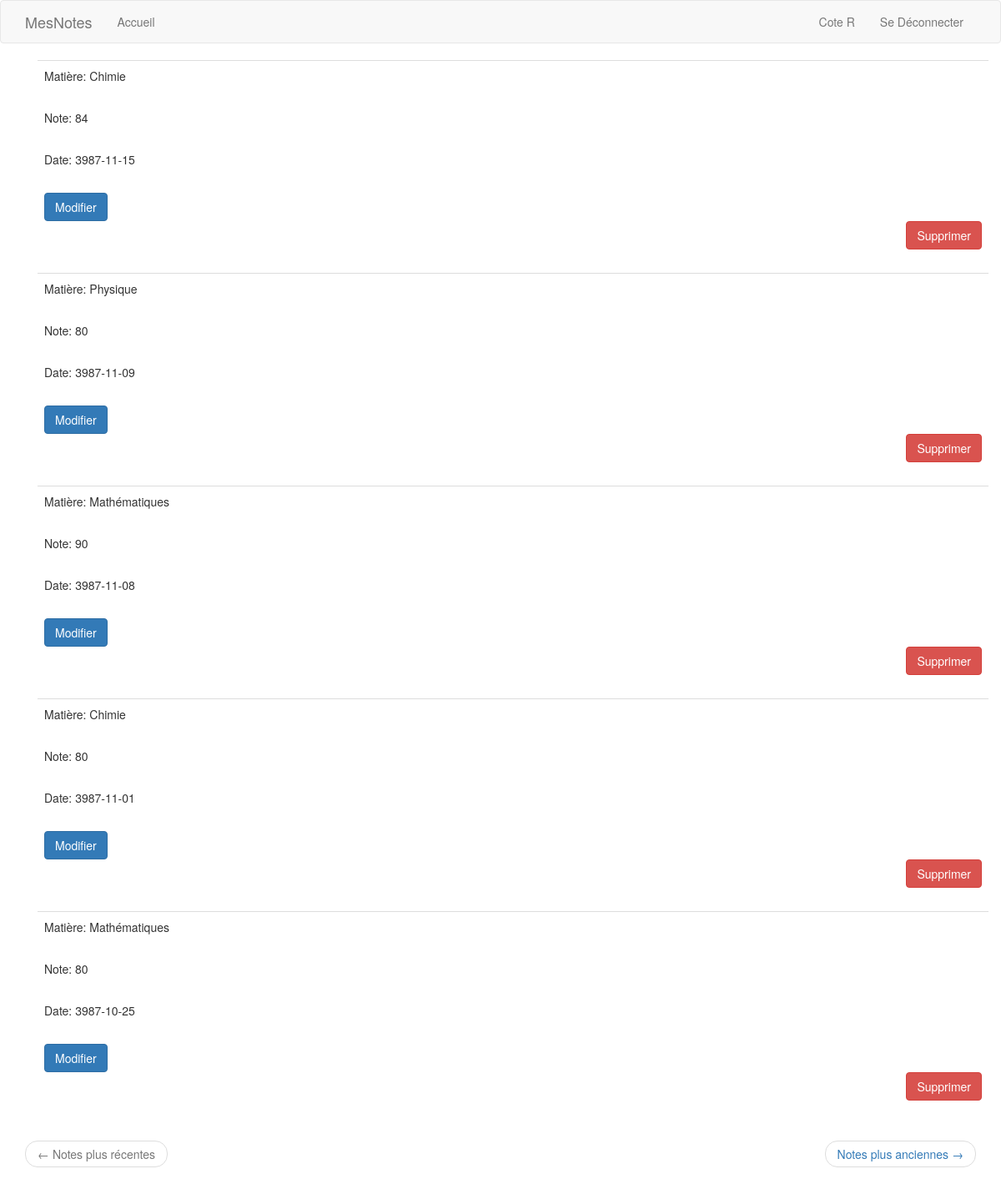
Page /notes (signed in) on the earlier database version.
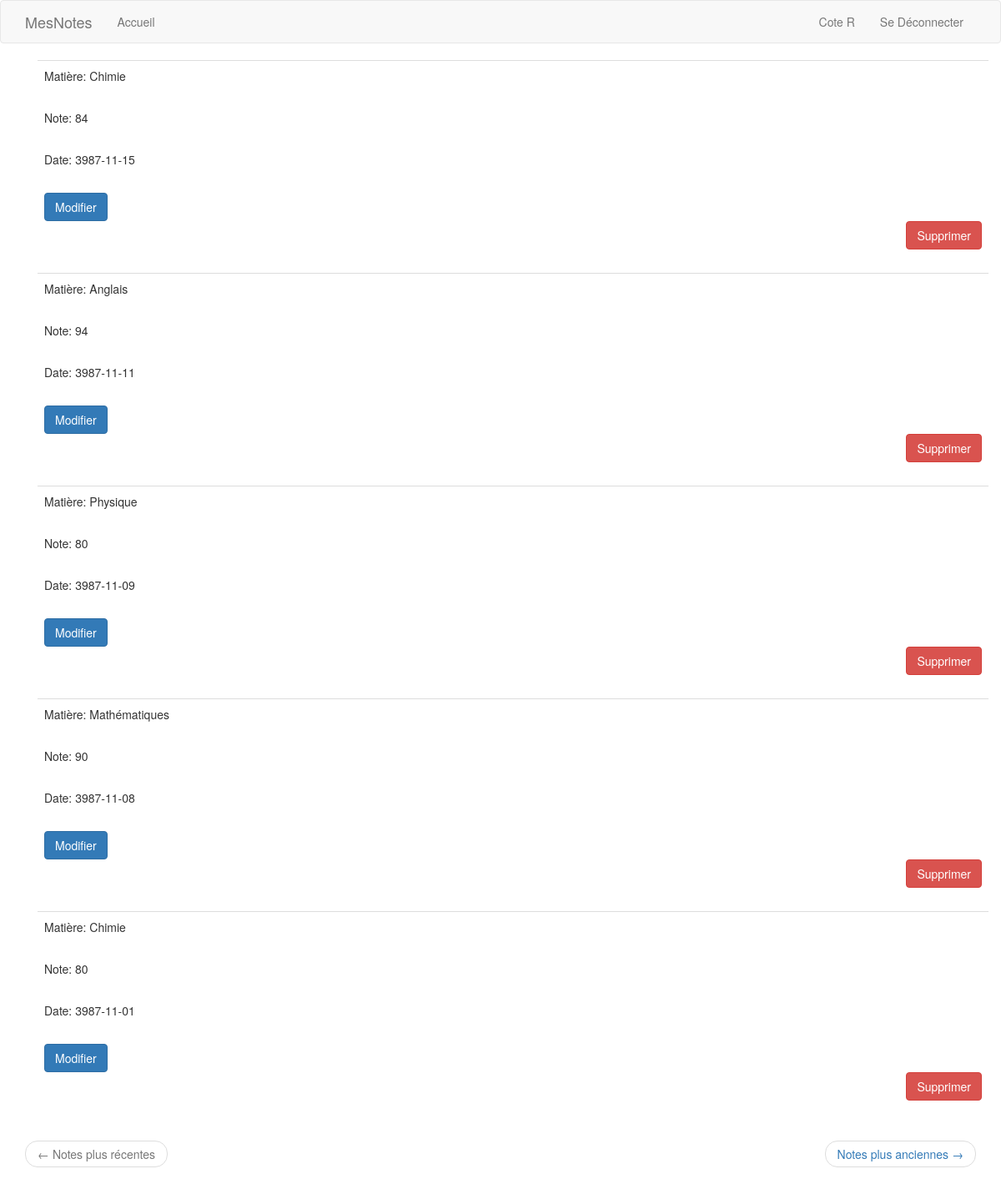
Same page on the later database version.
### app/models.py (models this page shows, shortened)
class Grade(db.Model):
    id = db.Column(db.Integer, primary_key=True)
    mark = db.Column(db.Float, index=True)
    timestamp = db.Column(db.Integer, index=True, default=datetime.utcnow)
    normal_timestamp = db.Column(db.String(), index=True)
    subject = db.Column(db.String(), index=True)
    user_id = db.Column(db.Integer, db.ForeignKey('user.id'))
    def set_normal_timestamp(self, date):
        date_object = num2date(date)
        self.normal_timestamp = date_object.strftime('%Y-%m-%d')

### app/routes.py (the view)
@login_required
@app.route('/notes', methods=['GET', 'POST'])
def notes():
    user = User.query.filter_by(username=current_user.username).first()
    page = request.args.get('page', 1, type=int)
    grades = Grade.query.filter_by(user_id=user.id).order_by(Grade.timestamp.desc()).paginate(
             page, app.config['GRADES_PER_PAGE'], False)
    next_url = url_for('notes', page=grades.next_num) if grades.has_next else None
    prev_url = url_for('notes', page=grades.prev_num) if grades.has_prev else None
    for grade in grades.items:
        if grade.normal_timestamp == None:
            grade.set_normal_timestamp(grade.timestamp)
    return render_template('notes.html', title='Notes', grades=grades.items, next_url=next_url, prev_url=prev_url)

### app/models.py (called while the page is built)
@login.user_loader
def user_loader(id):
    return User.query.get(int(id))

### app/templates/notes.html
{% extends "base.html" %}
{% import "bootstrap/wtf.html" as wtf %}
{% block app_content %}
    <div class="container">
        {% for grade in grades %}
            {% include "_note.html" %}
        {% endfor %}
    </div>
    <nav aria-label='...'>
        <ul class="pager">
            <li class="previous {% if not prev_url %} disabled {% endif %}">
                <a href="{{ prev_url or '#' }}">
                    <span aria-hidden="true">&larr;</span> Notes plus récentes
                </a>
            </li>
            <li class="next {% if not next_url %} disabled {% endif %}">
                <a href="{{ next_url or '#' }}">
                    Notes plus anciennes <span aria-hidden="true">&rarr;</span>
                </a>
            </li>
        </ul>
    </nav>
{% endblock %}

### app/templates/_note.html (shortened to what this page needs)
<table class="table table-hover">
    <tr>
        <td>
            <p>Matière: {{ grade.subject }}</p>
            <br>
            <p>Note: {{ grade.mark }}</p>
            <br>
            <p>Date: {{ grade.normal_timestamp }}</p>
            <br>
            <button type="button" class="btn btn-primary" data-toggle="modal" data-target="#edit-grade-modal-{{ grade.id }}">Modifier</button>
            <form action="{{ url_for('delete_grade', grade_id=grade.id) }}" method="post">
                <button type="submit" class="btn btn-danger pull-right">Supprimer</button>
            </form>
        </td>
    </tr>
</table>

Differences in the rows shown:
no longer on this page (row unchanged): Grade: subject "Mathématiques", mark "80", normal_timestamp "3987-10-25"
added Grade: subject "Anglais", mark "94", normal_timestamp "3987-11-11"
